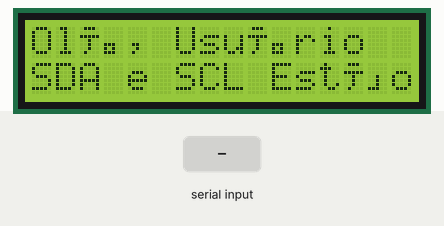
Bench run of a sketch on a simulated Arduino Uno, built with avr-gcc and run on an emulated ATmega328P. Shown: 16×2 character LCD. The test bench sets the inputs (shaded band).

Above: at 3.2 s.
3.3 s: "1\n" received over Serial
At 3.9 s:
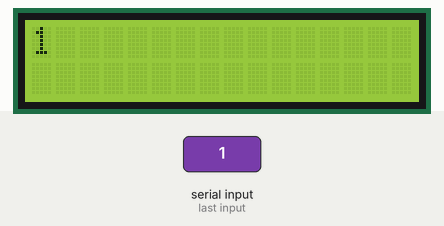
4.8 s: "0\n" received over Serial
At 5.1 s:
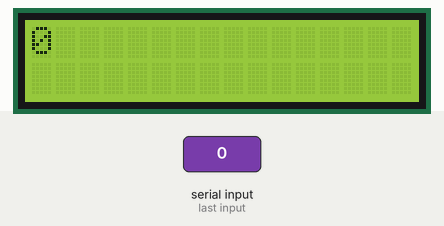
6.3 s: "2\n" received over Serial
At 7.4 s:
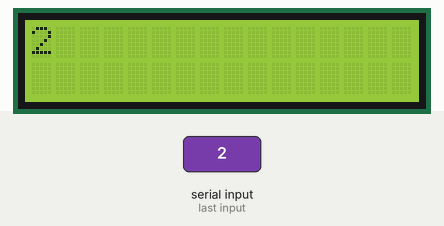
Timing chart, 0 to 9.3 s (numbered marks = the images above; inputs shaded):
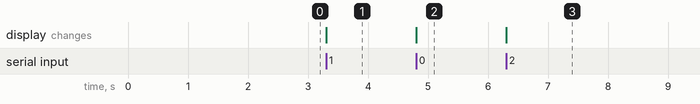

The sketch:

Arduino_Texto_em_Tempo_Real.ino
```cpp
#include <Wire.h>
#include <Arduino.h>
#include <string.h>
#include <LiquidCrystal_I2C.h>

LiquidCrystal_I2C lcd(0x27, 16, 2);

void setup() {
  lcd.init();
  lcd.backlight();
  Serial.begin(9600);

  // Testar a tela LCD
  lcd.setCursor(0, 0);
  lcd.print("Olá, Usuário");
  lcd.setCursor(0, 1);
  lcd.print("SDA e SCL Estão ok!");
  delay(2000);
}

void loop() {

    if (Serial.available() > 0) {
        lcd.clear();
        String payload = Serial.readStringUntil('\n');
        char charArray[payload.length()+1];
        payload.toCharArray(charArray, sizeof(charArray));
        size_t lgt = strlen(charArray);
        if (lgt > 16 && lgt < 32) {
          Serial.print(payload.substring(0, 16));
          lcd.print(payload.substring(0, 16));
          lcd.setCursor(0,1);
          lcd.print(payload.substring(16,32));
        }
        if (lgt < 16) {
          lcd.print(payload);
        }
        if (lgt > 32) {
          for(int i = 0; i < (lgt/16); i++){
          lcd.print(payload.substring(0+(i*16), 16+(i*16)));
          lcd.setCursor(0,1);
          lcd.print(payload.substring(16+(i*16),32+(i*16)));
          delay(2000);
          lcd.clear();
          }

        }
  }
}
```

Measured:
- after the input at 3.3 s, the display: changes at once (image 1)
- after the input at 4.8 s, the display: changes at once (image 2)
- after the input at 6.3 s, the display: changes at once (image 3)
